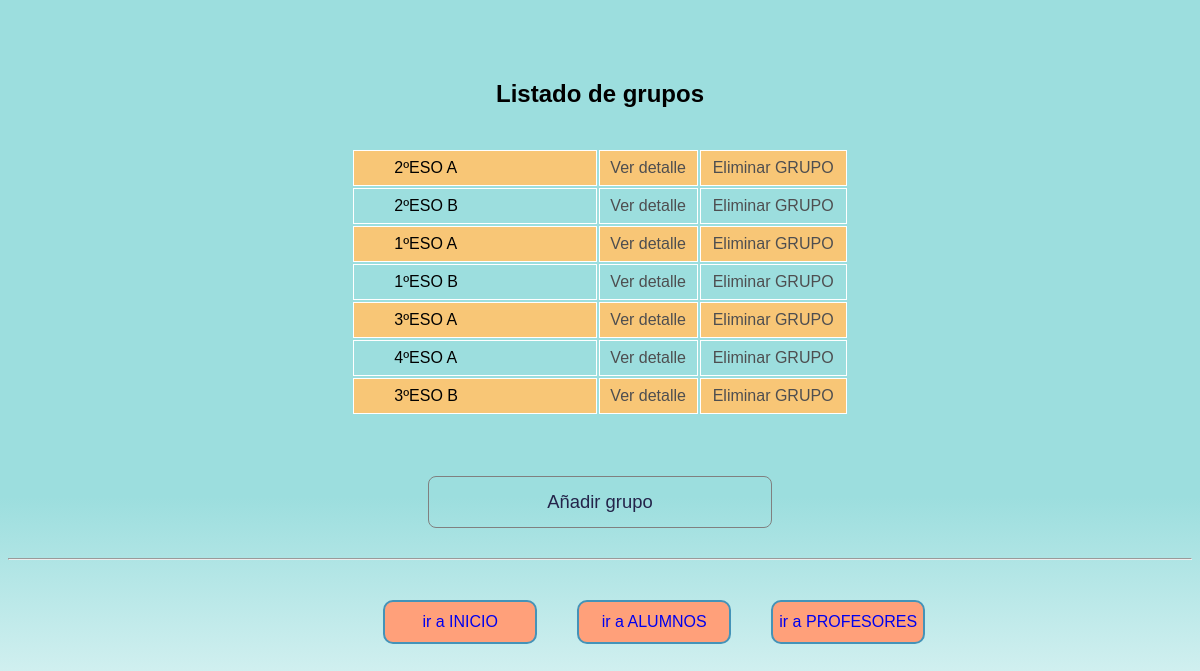
The page /murallas_reales/consulta_grupos.php on the database as committed earlier.
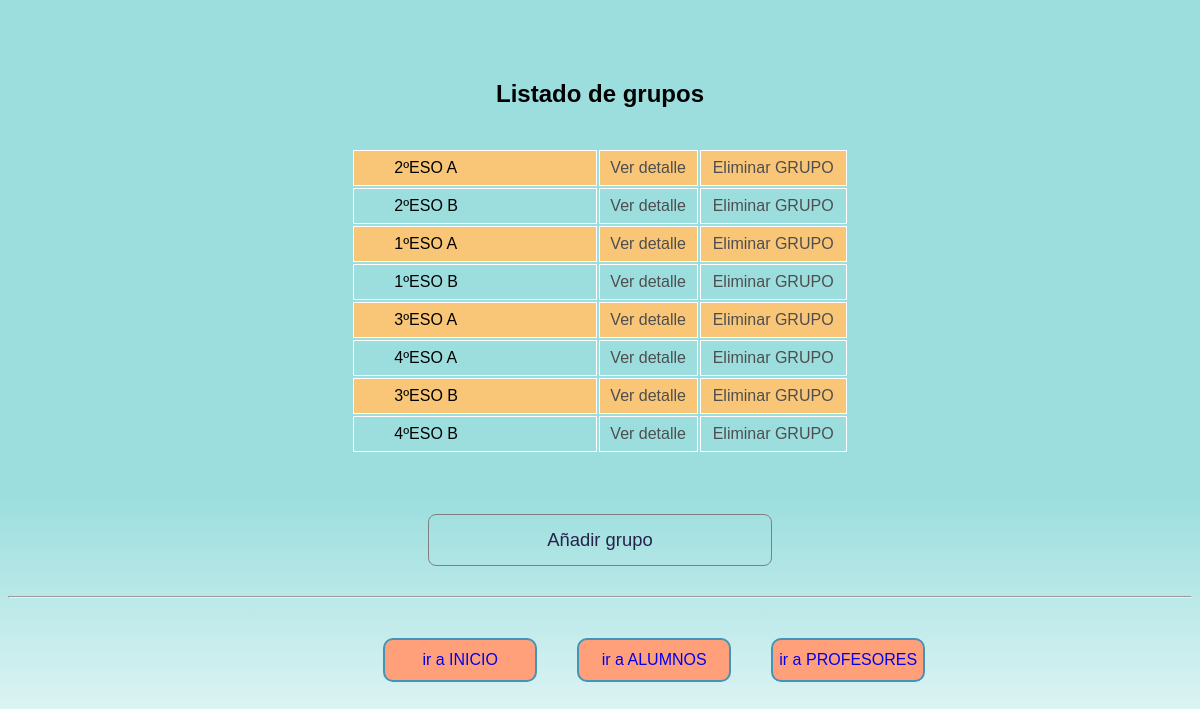
The same page on the database as committed later.
### tables this page shows
CREATE TABLE `grupo` (
  `id_grupo` int(11) NOT NULL,
  `nombre` varchar(100) NOT NULL,
  `curso` varchar(10) NOT NULL
);

### murallas_reales/consulta_grupos.php (the view, shortened to what this page needs)
<!DOCTYPE html>
<html lang="en">
<head>
    <link rel="stylesheet" href="./estilo.css">
</head>
<?php
include_once "./conectar.php";
$sql = "SELECT id_grupo, nombre FROM Grupo";
$resultado = $conexion->query($sql);
echo "<h2>Listado de grupos</h2>";
echo "<section>";
echo "<table>";
if ($resultado->num_rows > 0) {
    while ($row = $resultado->fetch_assoc()) {
        $id = $row["id_grupo"];
        echo "<tr>";
        echo "<td>".$row["nombre"]."</td>
        <td><a href='consulta_detalleGrupo.php?idgrupo=".$id."'>Ver detalle</a></td>
        <td><a href='elimina_grupo.php?idgrupo=".$id."'>Eliminar GRUPO</a></td>";
        echo "</tr>";
    }
}
echo "</table>";
echo "</section>";
?>
<section class="add">
  <div class="add"><a href="./form_add_grupo.php">Añadir grupo</a>
</section>
<hr>
<nav>
    <div><a href="./index.php">ir a INICIO</a></div>
    <div><a href="./consulta_totalAlumnos.php">ir a ALUMNOS</a></div>
    <div><a href="./consulta_profesores.php">ir a PROFESORES</a></div>
</nav>

Rows that differ between the two databases and show on the page:
added grupo: nombre "4ºESO B"
